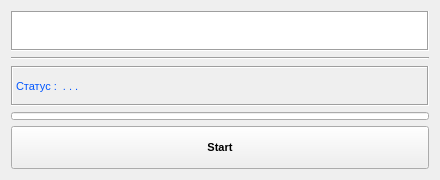
<?xml version="1.0" encoding="UTF-8"?>
<ui version="4.0">
 <class>Form</class>
 <widget class="QWidget" name="Form">
  <property name="geometry">
   <rect>
    <x>0</x>
    <y>0</y>
    <width>440</width>
    <height>180</height>
   </rect>
  </property>
  <property name="minimumSize">
   <size>
    <width>440</width>
    <height>180</height>
   </size>
  </property>
  <property name="maximumSize">
   <size>
    <width>440</width>
    <height>180</height>
   </size>
  </property>
  <property name="windowTitle">
   <string>Form</string>
  </property>
  <property name="windowIcon">
   <iconset>
    <normaloff>logo.ico</normaloff>logo.ico</iconset>
  </property>
  <property name="styleSheet">
   <string notr="true"/>
  </property>
  <layout class="QGridLayout" name="gridLayout">
   <item row="0" column="0">
    <widget class="QPlainTextEdit" name="plainTextEdit">
     <property name="enabled">
      <bool>true</bool>
     </property>
     <property name="sizePolicy">
      <sizepolicy hsizetype="Expanding" vsizetype="Fixed">
       <horstretch>0</horstretch>
       <verstretch>0</verstretch>
      </sizepolicy>
     </property>
     <property name="minimumSize">
      <size>
       <width>0</width>
       <height>40</height>
      </size>
     </property>
     <property name="maximumSize">
      <size>
       <width>16777215</width>
       <height>40</height>
      </size>
     </property>
     <property name="frameShape">
      <enum>QFrame::Box</enum>
     </property>
     <property name="plainText">
      <string/>
     </property>
     <property name="placeholderText">
      <string>Перетащите сюда папку с исходными файлами в формате (*.PDF)</string>
     </property>
    </widget>
   </item>
   <item row="1" column="0">
    <widget class="Line" name="line_4">
     <property name="orientation">
      <enum>Qt::Horizontal</enum>
     </property>
    </widget>
   </item>
   <item row="2" column="0">
    <widget class="QLabel" name="label">
     <property name="sizePolicy">
      <sizepolicy hsizetype="Preferred" vsizetype="Expanding">
       <horstretch>0</horstretch>
       <verstretch>0</verstretch>
      </sizepolicy>
     </property>
     <property name="minimumSize">
      <size>
       <width>400</width>
       <height>40</height>
      </size>
     </property>
     <property name="maximumSize">
      <size>
       <width>16777215</width>
       <height>40</height>
      </size>
     </property>
     <property name="font">
      <font>
       <pointsize>8</pointsize>
      </font>
     </property>
     <property name="styleSheet">
      <string notr="true">color: rgb(0, 85, 255)</string>
     </property>
     <property name="frameShape">
      <enum>QFrame::Box</enum>
     </property>
     <property name="frameShadow">
      <enum>QFrame::Sunken</enum>
     </property>
     <property name="text">
      <string>Статус :  . . .</string>
     </property>
     <property name="alignment">
      <set>Qt::AlignLeading|Qt::AlignLeft|Qt::AlignVCenter</set>
     </property>
     <property name="wordWrap">
      <bool>true</bool>
     </property>
    </widget>
   </item>
   <item row="4" column="0">
    <widget class="QPushButton" name="pushButton">
     <property name="sizePolicy">
      <sizepolicy hsizetype="Minimum" vsizetype="Expanding">
       <horstretch>0</horstretch>
       <verstretch>0</verstretch>
      </sizepolicy>
     </property>
     <property name="minimumSize">
      <size>
       <width>400</width>
       <height>22</height>
      </size>
     </property>
     <property name="maximumSize">
      <size>
       <width>16777215</width>
       <height>16777215</height>
      </size>
     </property>
     <property name="font">
      <font>
       <pointsize>8</pointsize>
       <weight>75</weight>
       <bold>true</bold>
      </font>
     </property>
     <property name="text">
      <string>Start</string>
     </property>
     <property name="shortcut">
      <string>Return</string>
     </property>
    </widget>
   </item>
   <item row="3" column="0">
    <widget class="QProgressBar" name="progressBar_1">
     <property name="minimumSize">
      <size>
       <width>0</width>
       <height>8</height>
      </size>
     </property>
     <property name="maximumSize">
      <size>
       <width>16777215</width>
       <height>8</height>
      </size>
     </property>
     <property name="styleSheet">
      <string notr="true">QProgressBar::chunk {
	background-color: rgb(100, 150, 150);
    margin: 2px;
}</string>
     </property>
     <property name="minimum">
      <number>0</number>
     </property>
     <property name="maximum">
      <number>100</number>
     </property>
     <property name="value">
      <number>0</number>
     </property>
     <property name="alignment">
      <set>Qt::AlignCenter</set>
     </property>
     <property name="textVisible">
      <bool>false</bool>
     </property>
     <property name="textDirection">
      <enum>QProgressBar::TopToBottom</enum>
     </property>
    </widget>
   </item>
  </layout>
 </widget>
 <resources/>
 <connections/>
</ui>
